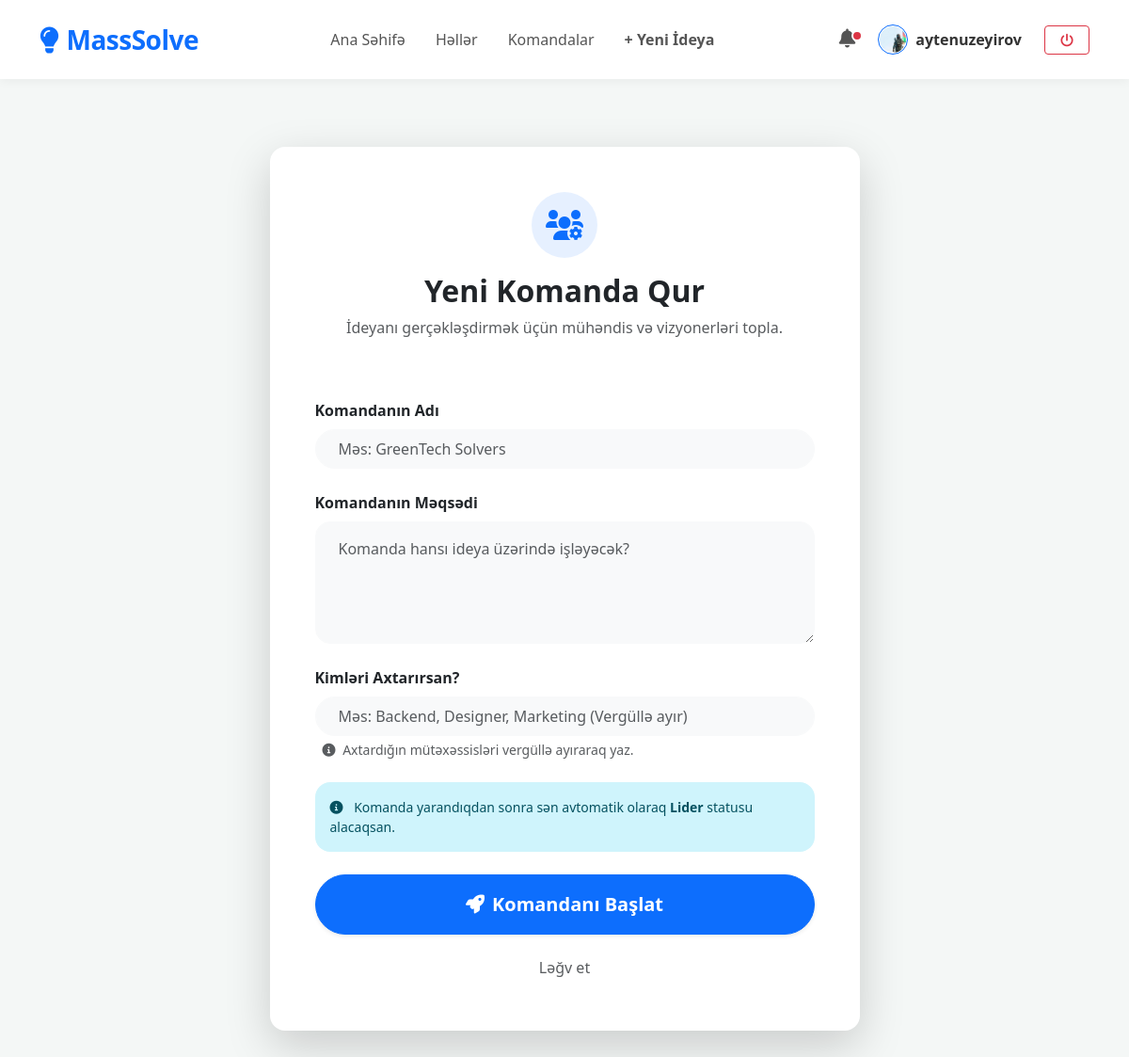
Screenshot of /teams/create/ (signed in) with the database file from the repository.
### users/models.py (models this page shows, shortened)
class User(AbstractUser):
    is_student = models.BooleanField(default=False)
    is_manufacturer = models.BooleanField(default=False)
    bio = models.TextField(max_length=500, blank=True)
    karma = models.IntegerField(default=0)

### innovation/models.py (models this page shows, shortened)
class Profile(models.Model):
    user = models.OneToOneField(settings.AUTH_USER_MODEL, on_delete=models.CASCADE, related_name='profile')
    bio = models.TextField(max_length=500, blank=True, verbose_name="Haqqında")
    location = models.CharField(max_length=100, blank=True, verbose_name="Məkan")
    avatar = models.ImageField(upload_to='avatars/', default='avatars/default.png', blank=True, null=True)

### teams/views.py (the view, shortened to what this page needs)
# urls.py: path('create/', views.create_team, name='create_team'),
@login_required
def create_team(request):
    return render(request, 'teams/create_team.html')

### teams/templates/teams/create_team.html (shortened to what this page needs)
{% extends 'base.html' %}
{% block content %}
<div class="container py-5">
    <div class="row justify-content-center">
        <div class="col-md-7">
            <div class="card border-0 shadow-lg rounded-4 p-4 p-md-5 bg-white">
                <div class="text-center mb-5">
                    <div class="bg-primary bg-opacity-10 text-primary rounded-circle d-flex align-items-center justify-content-center mx-auto mb-3" style="width: 70px; height: 70px;">
                        <i class="fa-solid fa-users-gear fa-2x"></i>
                    </div>
                    <h2 class="fw-bold">Yeni Komanda Qur</h2>
                    <p class="text-muted">İdeyanı gerçəkləşdirmək üçün mühəndis və vizyonerləri topla.</p>
                </div>
                <form method="POST">
                    <div class="mb-4">
                        <label class="form-label fw-bold">Komandanın Adı</label>
                        <input type="text" name="name" class="form-control rounded-pill border-light bg-light px-4 py-2" placeholder="Məs: GreenTech Solvers" required>
                    </div>
                    <div class="mb-4">
                        <label class="form-label fw-bold">Komandanın Məqsədi</label>
                        <textarea name="description" class="form-control rounded-4 border-light bg-light px-4 py-3" rows="4" placeholder="Komanda hansı ideya üzərində işləyəcək?" required></textarea>
                    </div>
                    <div class="mb-4">
                        <label class="form-label fw-bold">Kimləri Axtarırsan?</label>
                        <input type="text" name="looking_for" class="form-control rounded-pill border-light bg-light px-4 py-2" placeholder="Məs: Backend, Designer, Marketing (Vergüllə ayır)">
                        <div class="form-text small text-muted ps-2">
                            <i class="fa-solid fa-circle-info me-1"></i> Axtardığın mütəxəssisləri vergüllə ayıraraq yaz.
                        </div>
                    </div>
                    <div class="alert alert-info border-0 rounded-4 small mb-4">
                        <i class="fa-solid fa-circle-info me-2"></i> Komanda yarandıqdan sonra sən avtomatik olaraq <strong>Lider</strong> statusu alacaqsan.
                    </div>
                    <button type="submit" class="btn btn-primary btn-lg w-100 rounded-pill py-3 fw-bold shadow-sm">
                        <i class="fa-solid fa-rocket me-2"></i>Komandanı Başlat
                    </button>
                    <a href="{% url 'team_list' %}" class="btn btn-link w-100 mt-3 text-muted text-decoration-none">Ləğv et</a>
                </form>
            </div>
        </div>
    </div>
</div>
{% endblock %}

### templates/base.html (shortened to what this page needs)
<!DOCTYPE html>
<html lang="az">
<head>
    <link href="https://cdn.jsdelivr.net/npm/bootstrap@5.3.0/dist/css/bootstrap.min.css" rel="stylesheet">
    <link rel="stylesheet" href="https://cdnjs.cloudflare.com/ajax/libs/font-awesome/6.0.0/css/all.min.css">
</head>
<body>
<nav class="navbar navbar-expand-lg py-3 sticky-top">
    <div class="container">
        <a class="navbar-brand fs-3" href="{% url 'home' %}">
            <i class="fa-solid fa-lightbulb me-2"></i>MassSolve
        </a>
        <div class="collapse navbar-collapse" id="navbarMain">
            <ul class="navbar-nav mx-auto mb-2 mb-lg-0">
                <li class="nav-item">
                    <a class="nav-link px-3" href="{% url 'home' %}">Ana Səhifə</a>
                </li>
                <li class="nav-item">
                    <a class="nav-link px-3" href="{% url 'solutions_home' %}">Həllər</a>
                </li>
                <li class="nav-item">
                    <a class="nav-link px-3" href="{% url 'team_list' %}">Komandalar</a>
                </li>
                {% if user.is_authenticated %}
                <li class="nav-item">
                    <a class="nav-link px-3 fw-bold text-primary" href="{% url 'create_idea' %}">+ Yeni İdeya</a>
                </li>
                {% endif %}
            </ul>
            <div class="d-flex align-items-center gap-3">
                {% if user.is_authenticated %}
                    <a href="{% url 'manage_requests' %}" class="nav-link position-relative px-2">
                        <i class="fa-solid fa-bell fs-5"></i>
                        <span class="notification-dot"></span>
                    </a>
                    <a href="{% url 'profile' user.username %}" class="user-link d-flex align-items-center gap-2">
                        {% if user.profile.avatar %}
                            <img src="{{ user.profile.avatar.url }}" class="rounded-circle nav-avatar">
                        {% else %}
                            <div class="bg-primary text-white rounded-circle d-flex align-items-center justify-content-center fw-bold" style="width: 32px; height: 32px; font-size: 0.8rem;">
                                {{ user.username|first|upper }}
                            </div>
                        {% endif %}
                        <span class="d-none d-md-inline">{{ user.username }}</span>
                    </a>
                    <form action="{% url 'logout' %}" method="post" class="m-0">
                        <button type="submit" class="btn btn-outline-danger btn-sm px-3 ms-2">
                            <i class="fa-solid fa-power-off"></i>
                        </button>
                    </form>
                {% else %}
                    <a href="{% url 'login' %}" class="btn btn-link text-decoration-none text-dark me-2">Giriş</a>
                    <a href="{% url 'register' %}" class="btn btn-primary btn-auth px-4 shadow-sm">Qeydiyyat</a>
                {% endif %}
            </div>
        </div>
    </div>
</nav>
<div class="container mt-4 pb-5">
    {% block content %}
    {% endblock %}
</div>
</body>
</html>

### templates/base.html (style rules this page uses)
body { background-color: #f4f7f6; }
.navbar { background-color: #ffffff; box-shadow: 0 2px 10px rgba(0,0,0,0.05); }
.navbar-brand { font-weight: 800; color: #0d6efd !important; letter-spacing: -0.5px; }
.nav-link { font-weight: 500; color: #555 !important; transition: 0.3s; }
.user-link { text-decoration: none; color: #333; font-weight: 600; transition: 0.2s; }
.nav-avatar { width: 32px; height: 32px; object-fit: cover; border: 1px solid #0d6efd; padding: 1px; }
.notification-dot { position: absolute; top: 2px; right: 0; padding: 4px; background-color: #dc3545; border: 2px solid #fff; border-radius: 50%; }

### rows the page displays
User: profile.avatar (picture), username "aytenuzeyirov"
